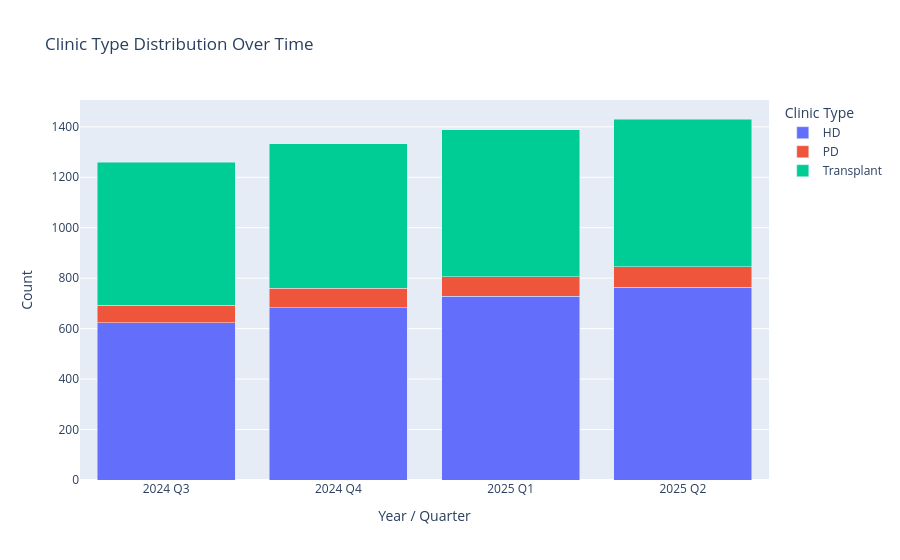

The code cell stored with this chart in its notebook:
### Code cell
# plot longitudinally
longitudinal_clinic = filtered_df[filtered_df['variable2'] == 'KRT Type'].groupby(['variable','year','quarter'])["value"].sum().reset_index()


longitudinal_clinic["period"] = (
    longitudinal_clinic["year"].astype(str) + " Q" + longitudinal_clinic["quarter"].astype(str)
)



# Create stacked bar chart
fig = px.bar(
    longitudinal_clinic,
    x="period",
    y="value",
    color="variable",  # clinic type categories
    title="Clinic Type Distribution Over Time",
    labels={
        "period": "Year / Quarter",
        "value": "Count",
        "variable": "Clinic Type"
    },
    barmode="stack"
)

fig.update_layout(xaxis={'categoryorder':'category ascending'})
fig.show()

### Figure 1 — Plotly figure (JSON) as saved in the notebook; plotly's stock layout.template omitted (floating-point values rounded to 4 significant figures)
{"data": [{"alignmentgroup": "True", "hovertemplate": "Clinic Type=HD<br>Year / Quarter=%{x}<br>Count=%{y}<extra></extra>", "legendgroup": "HD", "marker": {"color": "#636efa", "pattern": {"shape": ""}}, "name": "HD", "offsetgroup": "HD", "orientation": "v", "showlegend": true, "textposition": "auto", "type": "bar", "x": ["2024 Q3", "2024 Q4", "2025 Q1", "2025 Q2"], "xaxis": "x", "y": [623, 683, 728, 764], "yaxis": "y"}, {"alignmentgroup": "True", "hovertemplate": "Clinic Type=PD<br>Year / Quarter=%{x}<br>Count=%{y}<extra></extra>", "legendgroup": "PD", "marker": {"color": "#EF553B", "pattern": {"shape": ""}}, "name": "PD", "offsetgroup": "PD", "orientation": "v", "showlegend": true, "textposition": "auto", "type": "bar", "x": ["2024 Q3", "2024 Q4", "2025 Q1", "2025 Q2"], "xaxis": "x", "y": [69, 77, 77, 81], "yaxis": "y"}, {"alignmentgroup": "True", "hovertemplate": "Clinic Type=Transplant<br>Year / Quarter=%{x}<br>Count=%{y}<extra></extra>", "legendgroup": "Transplant", "marker": {"color": "#00cc96", "pattern": {"shape": ""}}, "name": "Transplant", "offsetgroup": "Transplant", "orientation": "v", "showlegend": true, "textposition": "auto", "type": "bar", "x": ["2024 Q3", "2024 Q4", "2025 Q1", "2025 Q2"], "xaxis": "x", "y": [568, 572, 583, 586], "yaxis": "y"}], "layout": {"barmode": "stack", "legend": {"title": {"text": "Clinic Type"}, "tracegroupgap": 0}, "title": {"text": "Clinic Type Distribution Over Time"}, "xaxis": {"anchor": "y", "categoryorder": "category ascending", "domain": [0, 1], "title": {"text": "Year / Quarter"}}, "yaxis": {"anchor": "x", "domain": [0, 1], "title": {"text": "Count"}}}}
